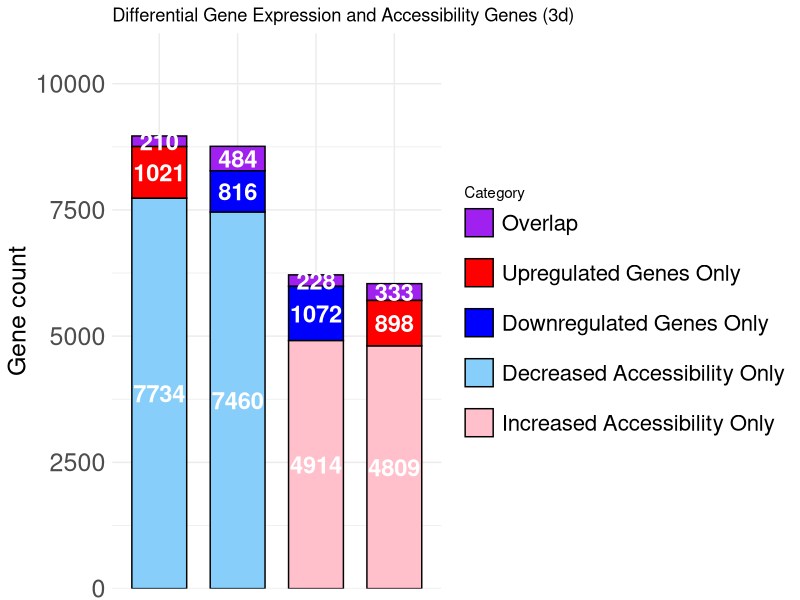
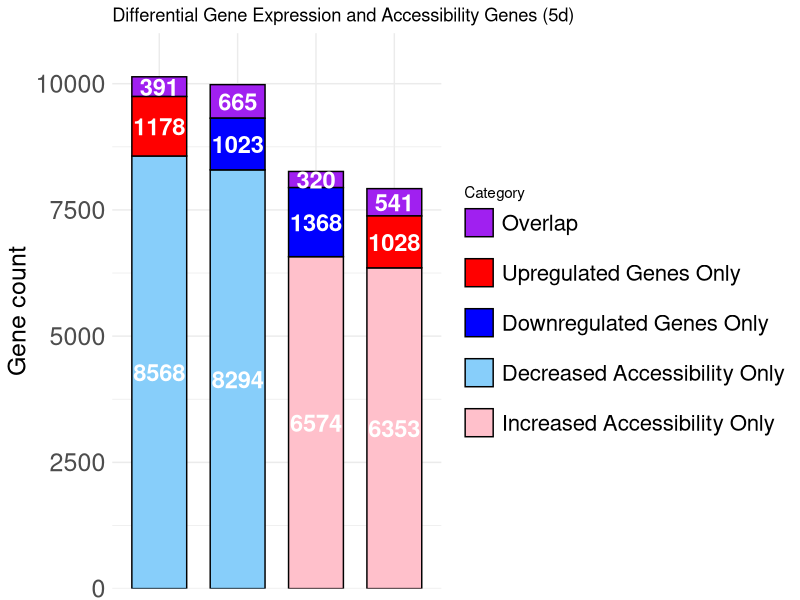
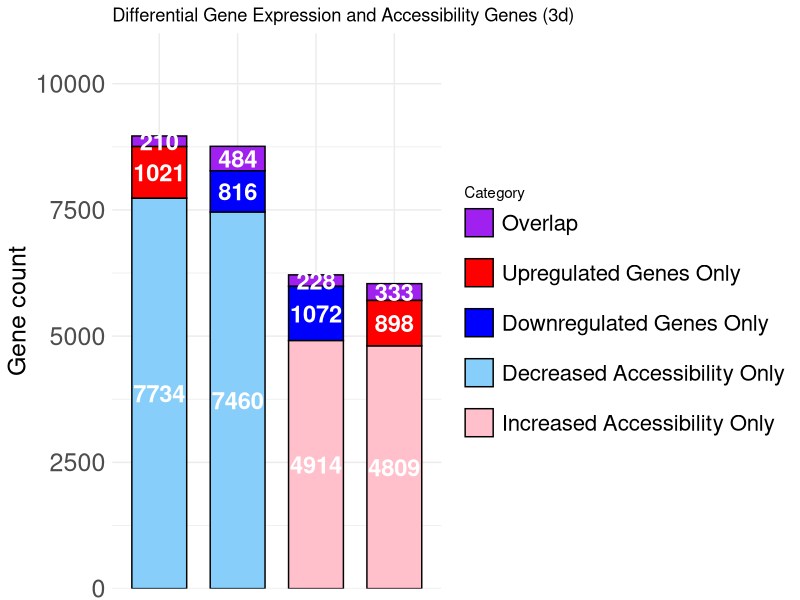
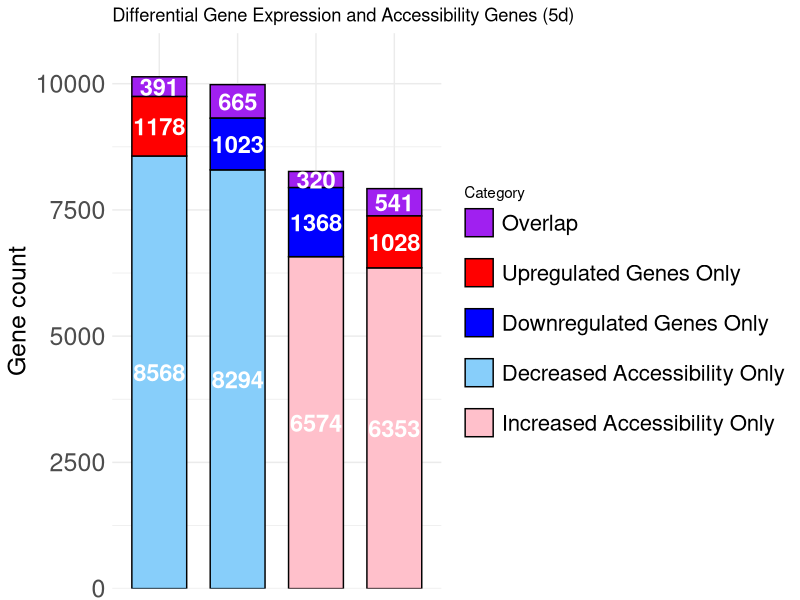

Here is the R script that generated these plots, in order:
# Load necessary packages
library(ggplot2)

# Prepare the data for all four sets (3 DAY)
data <- data.frame(
  Category = c("Decreased Accessibility Only", "Overlap", "Upregulated Genes Only", 
               "Decreased Accessibility Only", "Overlap", "Downregulated Genes Only", 
               "Increased Accessibility Only", "Overlap", "Downregulated Genes Only",
               "Increased Accessibility Only", "Overlap", "Upregulated Genes Only"),
  Count = c(7734, 210, 1021, 7460, 484, 816, 4914, 228, 1072, 4809, 333, 898),
  Set = c("Upregulated Genes", "Upregulated Genes", "Upregulated Genes", 
          "Decreased Accessibility with Downregulated Genes", "Decreased Accessibility with Downregulated Genes", "Decreased Accessibility with Downregulated Genes", 
          "Increased Accessibility with Downregulated Genes", "Increased Accessibility with Downregulated Genes", "Increased Accessibility with Downregulated Genes",
          "Increased Accessibility with Upregulated Genes", "Increased Accessibility with Upregulated Genes", "Increased Accessibility with Upregulated Genes")
)

# Convert 'Set' to factor to maintain order
data$Set <- factor(data$Set, levels = c("Upregulated Genes", "Decreased Accessibility with Downregulated Genes", "Increased Accessibility with Downregulated Genes", "Increased Accessibility with Upregulated Genes"))

# Ensure the levels of Category for proper stacking
data$Category <- factor(data$Category, levels = c("Overlap", "Upregulated Genes Only",
                                                  "Downregulated Genes Only","Decreased Accessibility Only","Increased Accessibility Only"))

# Load necessary packages
library(ggplot2)

cols <- c("Overlap" = "purple", "Upregulated Genes Only" = "red",
          "Downregulated Genes Only" = "blue","Decreased Accessibility Only" = "lightskyblue","Increased Accessibility Only" = "pink")


# Create the stacked bar chart with reduced gap
ATAC_expression_3d <- ggplot(data, aes(x = Set, y = Count, fill = Category)) +
  geom_bar(stat = "identity", width = 0.7, alpha = 1, color = "black") +
  geom_text(aes(label = Count), position = position_stack(vjust = 0.5), size = 6, fontface = "bold", color = "white") +
  scale_y_continuous(expand = expansion(0), limits = c(0, 11000)) +
  scale_fill_manual(values = cols) +
  theme_minimal() +
  labs(title = "Differential Gene Expression and Accessibility Genes (3d)", x = NULL, y = "Gene count") +
  theme(
    axis.text.x = element_blank(),
    axis.text.y = element_text(size = 18),
    axis.title.y = element_text(size = 18),
    axis.ticks.x = element_blank(),
    legend.position = "right",
    legend.key.width = unit(1.5, "line"),
    legend.key.height = unit(1.5, "line"),
    legend.key.spacing.y = unit(1, "line"),
    legend.text = element_text(size = 16))

# Display the plot
print(ATAC_expression_3d)

# Save the plot
directory <- "/Users/bhaskara/Documents/Candy/"
filename <- paste0(directory, "/ATAC_expression_3d.tiff")

ggsave(filename, plot = ATAC_expression_3d, width = 10, height = 8, dpi = 300)


#___________________________________________________________________________________________________________________________________________________________

# Prepare the data for all four sets (5 DAY)
data <- data.frame(
  Category = c("Decreased Accessibility Only", "Overlap", "Upregulated Genes Only", 
               "Decreased Accessibility Only", "Overlap", "Downregulated Genes Only", 
               "Increased Accessibility Only", "Overlap", "Downregulated Genes Only",
               "Increased Accessibility Only", "Overlap", "Upregulated Genes Only"),
  Count = c(8568, 391, 1178, 8294, 665, 1023, 6574, 320, 1368, 6353, 541, 1028),
  Set = c("Upregulated Genes", "Upregulated Genes", "Upregulated Genes", 
          "Decreased Accessibility with Downregulated Genes", "Decreased Accessibility with Downregulated Genes", "Decreased Accessibility with Downregulated Genes", 
          "Increased Accessibility with Downregulated Genes", "Increased Accessibility with Downregulated Genes", "Increased Accessibility with Downregulated Genes",
          "Increased Accessibility with Upregulated Genes", "Increased Accessibility with Upregulated Genes", "Increased Accessibility with Upregulated Genes")
)

# Convert 'Set' to factor to maintain order
data$Set <- factor(data$Set, levels = c("Upregulated Genes", "Decreased Accessibility with Downregulated Genes", "Increased Accessibility with Downregulated Genes", "Increased Accessibility with Upregulated Genes"))

# Ensure the levels of Category for proper stacking
data$Category <- factor(data$Category, levels = c("Overlap", "Upregulated Genes Only",
                                                  "Downregulated Genes Only","Decreased Accessibility Only","Increased Accessibility Only"))

# Define colors
cols <- c("Overlap" = "purple", "Upregulated Genes Only" = "red",
          "Downregulated Genes Only" = "blue","Decreased Accessibility Only" = "lightskyblue","Increased Accessibility Only" = "pink")

# Create the stacked bar chart with reduced gap
ATAC_expression_5d <- ggplot(data, aes(x = Set, y = Count, fill = Category)) +
  geom_bar(stat = "identity", width = 0.7, alpha = 1, color = "black") +
  geom_text(aes(label = Count), position = position_stack(vjust = 0.5), size = 6, fontface = "bold", color = "white") +
  scale_y_continuous(expand = expansion(0), limits = c(0, 11000)) +
  scale_fill_manual(values = cols) +
  theme_minimal() +
  labs(title = "Differential Gene Expression and Accessibility Genes (5d)", x = NULL, y = "Gene count") +
  theme(
    axis.text.x = element_blank(),
    axis.text.y = element_text(size = 18),
    axis.title.y = element_text(size = 18),
    axis.ticks.x = element_blank(),
    legend.position = "right",
    legend.key.width = unit(1.5, "line"),
    legend.key.height = unit(1.5, "line"),
    legend.key.spacing.y = unit(1, "line"),
    legend.text = element_text(size = 16)
  )

# Display the plot
print(ATAC_expression_5d)

# Save the plot
directory <- "/Users/bhaskara/Documents/Candy/"
filename <- paste0(directory, "/ATAC_expression_5d.tiff")

ggsave(filename, plot = ATAC_expression_5d, width = 10, height = 8, dpi = 300)


